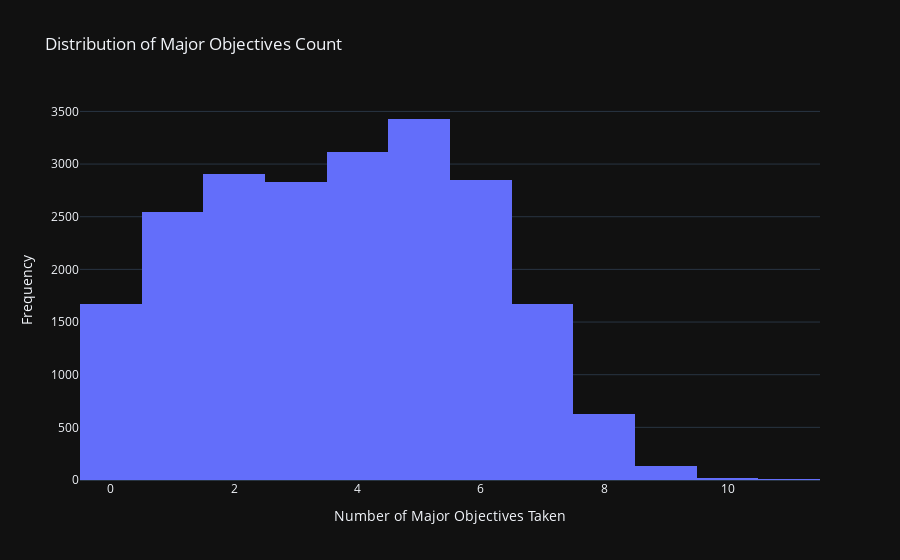

Source (notebook cell):
### Code cell
major_objectives = ['barons', 'dragons', 'heralds', 'void_grubs']
obj_count_df = filtered_df.copy()
# Sum the counts of each objective across rows
obj_count_df['major_objectives_count'] = obj_count_df[major_objectives].sum(axis=1)
# Display the new DataFrame
print(obj_count_df.head())

fig = px.histogram(obj_count_df, x='major_objectives_count', nbins=20, 
                   title='Distribution of Major Objectives Count',
                   labels={'major_objectives_count': 'Major Objectives Count'})

# Customize the layout for better readability
fig.update_layout(
    xaxis_title='Number of Major Objectives Taken',
    yaxis_title='Frequency',
    template='plotly_dark'
)

# Save the plot as an HTML file
fig.write_html('assets/major_objectives_distribution.html', include_plotlyjs='cdn')
fig

### Figure 1 — Plotly figure (JSON) as saved in the notebook; plotly's stock layout.template omitted (floating-point values rounded to 4 significant figures; data arrays with more than 128 entries replaced by an {"elided": "..."} marker saying what was removed)
{"data": [{"alignmentgroup": "True", "bingroup": "x", "hovertemplate": "Major Objectives Count=%{x}<br>count=%{y}<extra></extra>", "legendgroup": "", "marker": {"color": "#636efa", "pattern": {"shape": ""}}, "name": "", "nbinsx": 20, "offsetgroup": "", "orientation": "v", "showlegend": false, "type": "histogram", "x": {"elided": "21794 int values"}, "xaxis": "x", "yaxis": "y"}], "layout": {"barmode": "relative", "legend": {"tracegroupgap": 0}, "title": {"text": "Distribution of Major Objectives Count"}, "xaxis": {"anchor": "y", "domain": [0, 1], "title": {"text": "Number of Major Objectives Taken"}}, "yaxis": {"anchor": "x", "domain": [0, 1], "title": {"text": "Frequency"}}}}
